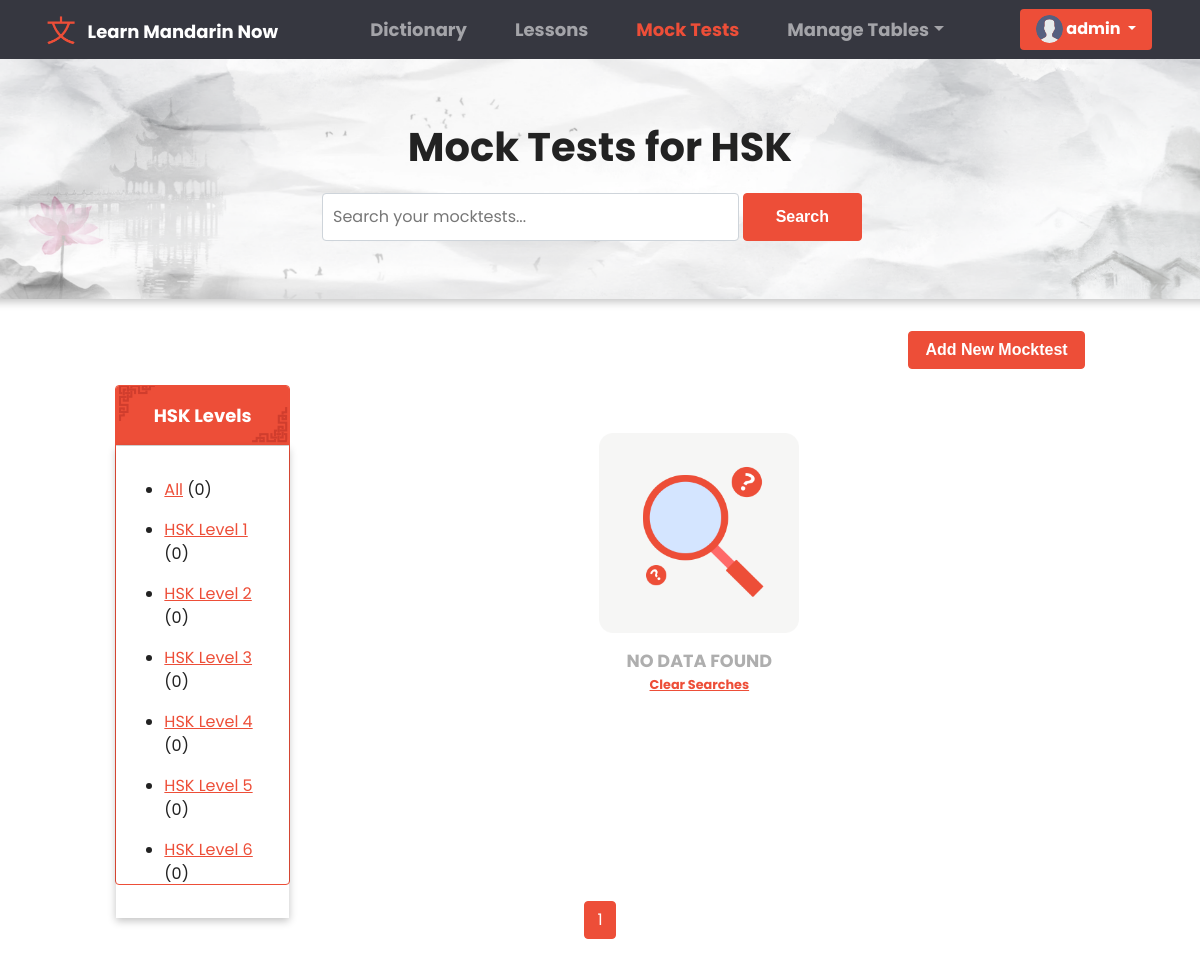
Page /mocktest/ (signed in) on the earlier database version.
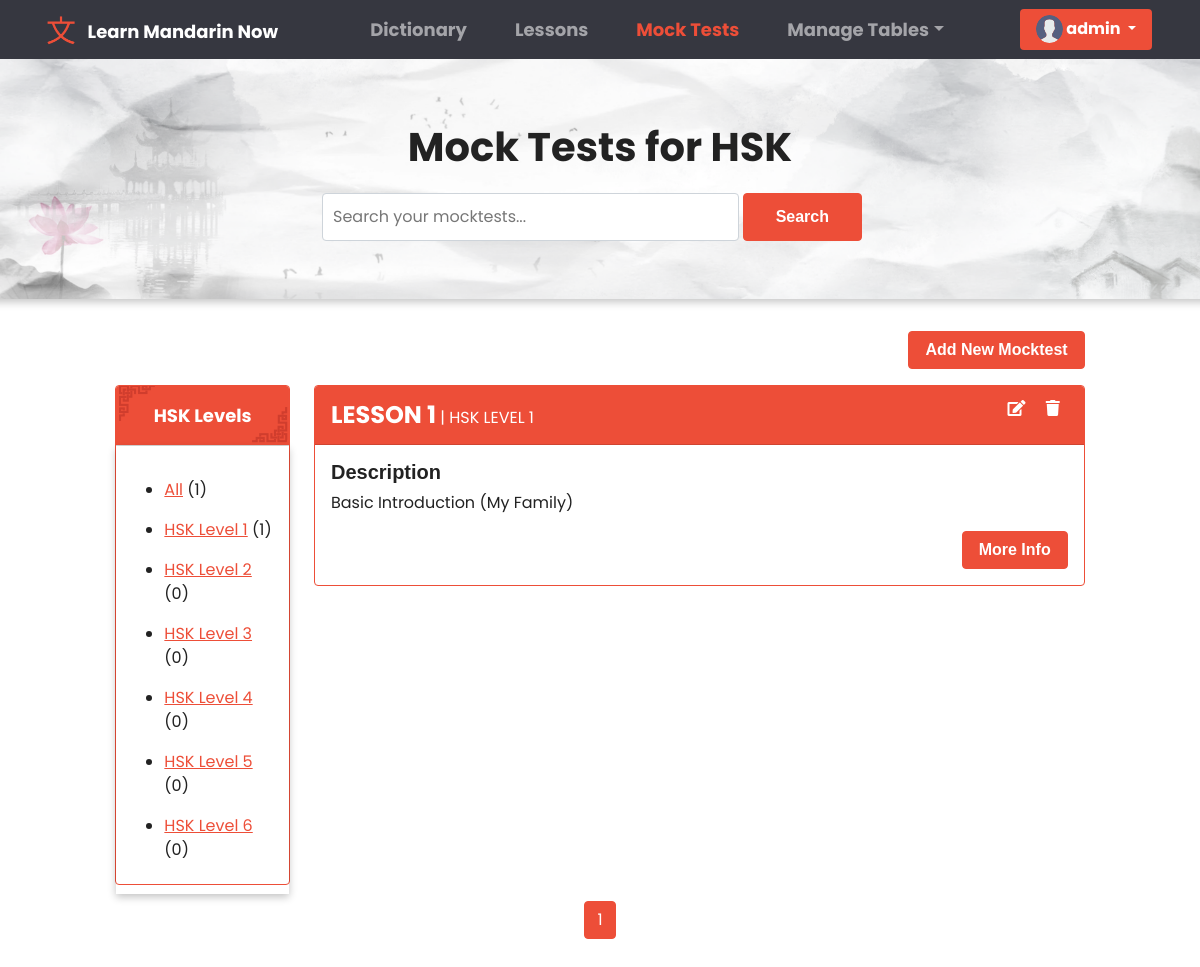
Same page on the later database version.
### base/models.py (models this page shows, shortened)
class HskLevel(models.Model):
    level = models.CharField(max_length=200)
    def __str__(self):
        return self.level
    class Meta:
        ordering = ['level']

class MockTest(models.Model):
    hsklevel = models.ForeignKey(HskLevel, on_delete=models.SET_NULL, null=True, verbose_name = "HSK Level")
    title = models.CharField(max_length=120, null=True, blank=True)
    description = models.TextField(null=True, blank=True)
    questions = models.TextField(null=True, blank=True)
    updated = models.DateTimeField(auto_now=True)
    created = models.DateTimeField(auto_now_add=True)
    class Meta:
        ordering = ['-updated', '-created']

### base/views.py (the view, shortened to what this page needs)
# urls.py: path('mocktest/', views.MockTestPage, name = 'mocktest'),
@login_required(login_url='anonymous')
def MockTestPage(request):
    search =  request.GET.get('search') if request.GET.get('search') != None else ''
    levels = HskLevel.objects.all()
    all_result = MockTest.objects.all()
    mocktest = MockTest.objects.filter(
        Q(title__icontains = search) |
        Q(description__icontains = search) |
        Q(hsklevel__level__icontains = search)
        )
    p = Paginator(mocktest, 6)
    page = request.GET.get('page')
    mocktests = p.get_page(page)
    context = {
        'mocktests' : mocktests,
        'all_result' : all_result,
        'hsklevels' : levels,
    }
    return render(request, 'mocktest.html', context)

### templates/mocktest.html (shortened to what this page needs)
{% extends "main.html" %} {% block content %} {% load static %}
<link rel="stylesheet" href="{% static 'css/dictionary.css' %}" />
<link rel="stylesheet" href="{% static 'css/table.css' %}" />
<div class="container-fluid px-3 py-3 forRemovingMargin">
  <div class="row  justify-content-center" id="dictionary_header">
    <div class="col col-lg-6">
      <p class="dictionary_text">Mock Tests for HSK</p>
      <form class="d-flex sm-1" action="" method="GET">
        <input
          class="form-control me-sm-1 input_searchD"
          type="search"
          placeholder="Search your mocktests..."
          name="search"
        />
        <button class="btn btn-primary my-2 my-sm-0 search_btn" type="submit">
          Search
        </button>
      </form>
    </div>
  </div>
{% if request.user.is_authenticated and request.user.is_staff %}
<div class="row mb-3 justify-content-center px-3">
  <div class="col col-lg-10">
    <a
      href="{% url 'superuser-add-mocktest' %}"
      class="btn btn-primary"
      style="float: right"
    >
      Add New Mocktest
    </a>
  </div>
</div>
{% endif %}
<div class="row justify-content-center  px-3">
  <div class="col col-lg-2 col-md-4 d-lg-block d-sm-none d-md-block d-none">
    <div class="card border-primary" style="height: 500px">
      <div class="card-header" id="card_header">
        <strong style="font-size: large">HSK Levels</strong>
      </div>
      <div class="card-body for_shadow">
        <ul>
            <li class="my-3">
              <a href="{% url 'mocktest' %}">All</a>
              ({{all_result.count}})
            </li>
            {% for hsklevel in hsklevels %}
            <li class="my-3">
              <a href="{% url 'mocktest' %}?search={{hsklevel.level}}&page=1"
                >{{ hsklevel.level }}</a
              >
              ({{hsklevel.mocktest_set.all.count}})
            </li>
            {% endfor %}
          </ul>
      </div>
    </div>
  </div>
  <div class="col col-lg-8 col-md-8">
    {% if mocktests|length == 0 %}
    <div id="no_dataVerifyer" style="display: flex;">
      <img src="{% static 'images/no_record_found.png' %}" alt="">
      NO DATA FOUND
      <a href="{%url 'mocktest'%}" style="font-size:.8rem;">Clear Searches</a>
    </div>
    {% endif %}
   {% for mocktest in mocktests %}
    <div class="card border-primary mb-3">
      <div class="card-header card_head_def" id="card_subhead">
        <strong style="font-size: x-large">{{mocktest.title}}</strong> |
        <span class="text-uppercase">{{ mocktest.hsklevel }}</span>
        {%if request.user.is_authenticated and request.user.is_staff%}
        <div style="float: right">
          <a href="{% url 'superuser-edit-mocktest' mocktest.id %}"
            ><i class="fas fa-edit mx-2 sub_headIcon"></i
          ></a>
          <a href="#" onclick="showDeleteModal('modal_mocktest', '{{mocktest.id}}')"
            ><i class="fas fa-trash mx-2 sub_headIcon"></i
          ></a>
        </div>
        {% endif %}
      </div>
      <div class="card-body">
        <h5 class="card-title">Description</h5>
        <p class="card-text">
          {{mocktest.description}}
        </p>
        <a
          href="{% url 'mocktest-details' mocktest.id %}"
          class="btn btn-primary"
          style="float: right; clear: after"
          >More Info</a
        >
      </div>
    </div>
    {% endfor %}
  </div>
</div>
<div class="row justify-content-center">
    <div class="col col-lg-6">
        <ul class="pagination justify-content-center">
          <div class="pagination px-3 py-3">
            {% for i in mocktests.paginator.page_range %}
            {% if mocktests.number == i %}
            <li class="page-item active"><a class="page-link" href="?page={{i}}">{{i}}</a></li>
            {% elif i > mocktests.number|add:'-3' and i < mocktests.number|add:'3' %}
            <li class="page-item"><a class="page-link" href="?page={{i}}">{{i}}</a></li>
            {% endif %}
            {% endfor %}
        </ul>
    </div>
  </div>
{% endblock content %}

Differences in the rows shown:
computed for HskLevel "HSK Level 1": mocktest_set.all.count "0" → "1"
added MockTest: title "LESSON 1", hsklevel "HSK LEVEL 1", description "Basic Introduction (My Family)"
Other differences:
{{ all_result.count }}: "0" → "1"
text no longer shown: "NO DATA FOUND Clear Searches"
